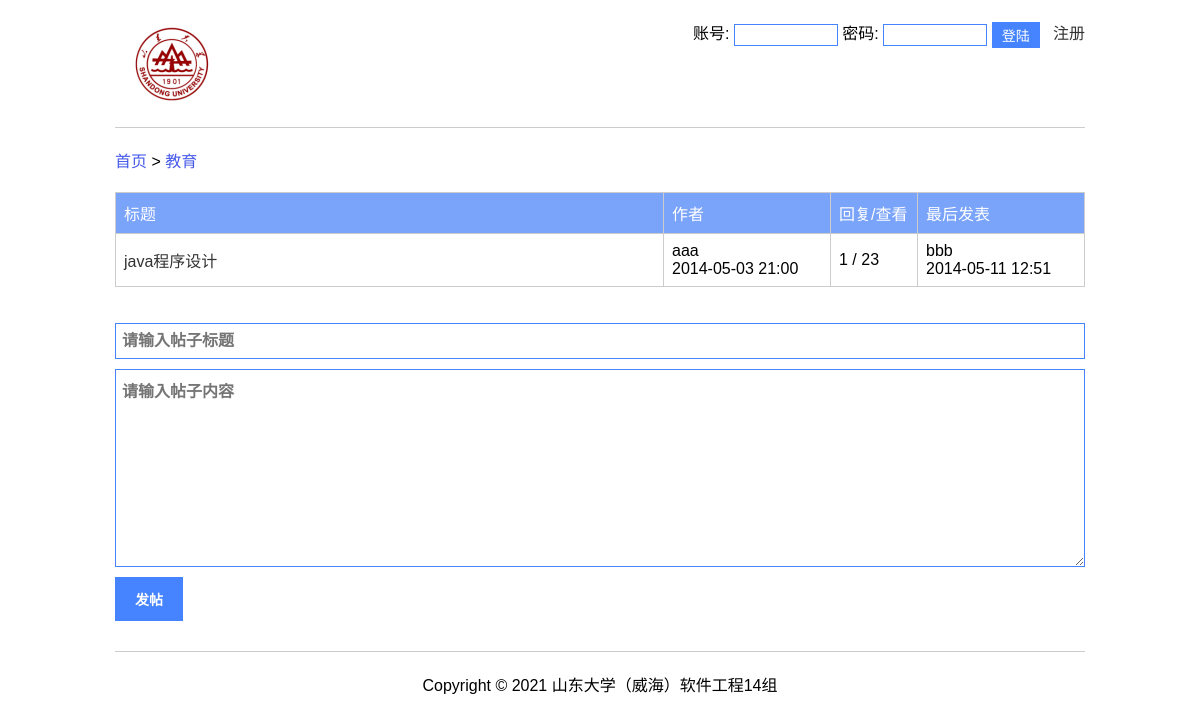
Page /board_detail.php?board=教育 on the committed database.
### tables this page shows
CREATE TABLE IF NOT EXISTS `t_post` (
  `id` int(11) NOT NULL AUTO_INCREMENT,
  `pid` int(11) DEFAULT NULL,
  `board_name` varchar(100) NOT NULL,
  `uid` int(11) NOT NULL,
  `title` varchar(200) DEFAULT NULL,
  `content` text NOT NULL,
  `write_time` varchar(30) NOT NULL,
  `see_count` int(11) NOT NULL,
  PRIMARY KEY (`id`),
  KEY `FK_contain` (`board_name`),
  KEY `FK_father_child` (`pid`),
  KEY `FK_write_post` (`uid`)
);

CREATE TABLE IF NOT EXISTS `t_user` (
  `uid` int(11) NOT NULL AUTO_INCREMENT,
  `username` varchar(50) NOT NULL,
  `password` varchar(60) NOT NULL,
  `permission` varchar(20) DEFAULT NULL,
  PRIMARY KEY (`uid`)
);

### board_detail.php (called while the page is built, shortened)
<?php
	require_once("./modules/board.php");
	$board_name = $_GET['board'];
	$posts = get_board_all_posts($board_name);
	require_once('./pages/posts.php');
?>

### includes/db.php (called while the page is built, shortened)
<?php
	function exe_sql($sql) {
		$conn = mysqli_connect(DB_HOST, DB_USERNAME, DB_PASSWORD, DB_NAME);
		mysqli_set_charset($conn, "utf8");
		$result = mysqli_query($conn, $sql);
		if (is_bool($result)) {
			$data = mysqli_affected_rows($conn);
		} else {
			$data = array();
			while (($row = mysqli_fetch_assoc($result))) {
				$data[] = $row;
			}
		}
		return $data;
	}
?>

### modules/board.php (called while the page is built, shortened)
<?php
	require_once('./includes/db.php');
	function get_board_all_posts($board_name) {
		$sql = "
			select t_post.board_name, t_post.id, t_post.title, t_user.username, t_post.write_time, count(t_child_post.id) as reply_count, t_post.see_count, max(t_child_post.write_time) as last_update_time, t_child_user.username as last_update_user
			from t_post
			left join t_post as t_child_post on t_post.id = t_child_post.pid
			left join t_user on t_post.uid = t_user.uid
			left join t_user as t_child_user on t_child_post.uid = t_child_user.uid
			where t_post.board_name = '$board_name' and t_post.pid is null
			group by t_post.id
			order by last_update_time desc, t_post.write_time desc
		";
		$posts = exe_sql($sql);
		return $posts;
	}
?>

### pages/posts.php (the view, shortened to what this page needs)
<?php require_once('_header.php'); ?>
	<div class="main">
		<table border="1">
			<thead>
				<tr>
					<td width="*">标题</td>
					<td width="150">作者</td>
					<td width="70">回复/查看</td>
					<td width="150">最后发表</td>
				</tr>
			</thead>
			<tbody>
				<?php
					if (empty($posts)) {
						echo '<tr>';
						echo '<td colspan="4">尚无帖子!</td>';
						echo '</tr>';
					} else {
						foreach ($posts as $post) {
							echo '<tr>';
							echo '<td><a href="post_detail.php?board=' . urlencode($post['board_name']) . '&id=' . urlencode($post['id']) . '">' . $post['title'] . '</a></td>';
							echo '<td>' . $post['username'] . '<br />' . $post['write_time'] . '</td>';
							echo '<td>' . $post['reply_count'] . ' / ' . $post['see_count'] . '</td>';
							echo '<td>' . $post['last_update_user'] . '<br />' . $post['last_update_time'] . '</td>';
							echo '</tr>';
						}
					}
				?>
			</tbody>
		</table>
		<br>
		<br>
		<form action="" method="post">
			<input type="text" name="title" value="<?php echo isset($_GET['title']) ? $_GET['title'] : ''; ?>" placeholder="请输入帖子标题" size="115"><br>
			<textarea name="content" id="" cols="100" rows="10" placeholder="请输入帖子内容"></textarea><br>
			<input type="submit" name="new_post" value="发帖">
		</form>
	</div>
<?php require_once('_footer.php'); ?>

### pages/css/style.css (style rules this page uses)
html { overflow-y: scroll; font-family: Arial,Helvetica,sans-serif, "宋体"; }
body, table, tr, td, input { margin: 0; padding: 0; }
a { color: #333; text-decoration: none; }
table { border-collapse: collapse; width: 100%; border-color: #ccc; }
table td { padding: 8px; border: 1px solid #ccc; }
table thead td { color: #fff; background: #7aa3fa; }
input[type=text], textarea { width: 962px; vertical-align: middle; padding: 8px 0px 8px 6px; font-size: 16px; font-weight: bold; outline: none; border: 1px solid #4684ff; margin-bottom: 10px; }
input[type=submit] { outline: none; border: none; padding: 12px 20px; color: #fff; background: #4684ff; cursor: pointer; vertical-align: middle; font-weight: bold; font-size: 14px; margin-bottom: 10px; }

### rows in the picture
t_post: title "java程序设计", uid.username "aaa", write_time "2014-05-03 21:00", reply_count "1", see_count "23", last_update_user "bbb", last_update_time "2014-05-11 12:51"

### other values in the picture
$board_name "教育"
